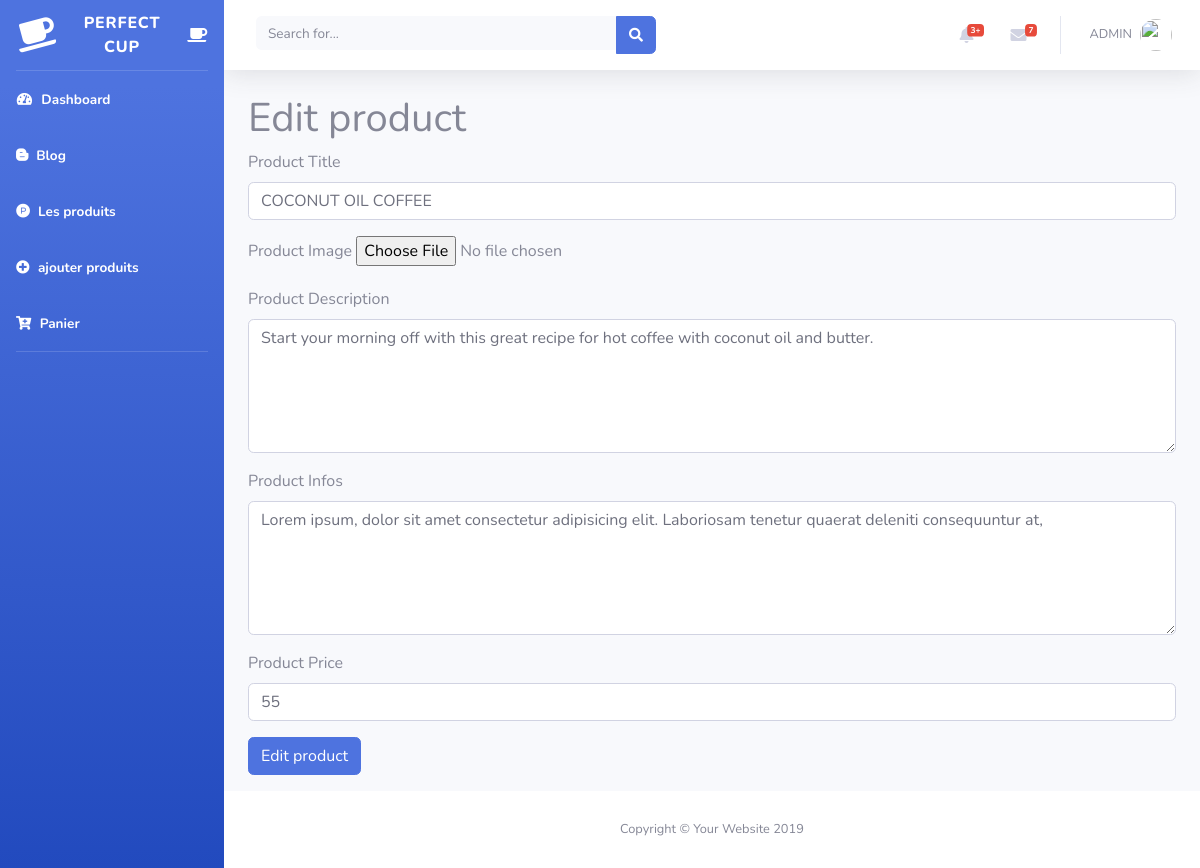
The page /admin/edit_product.php?edit=1 on the database its author committed.
### tables this page shows
CREATE TABLE `produits` (
  `product_id` int(3) NOT NULL,
  `product_title` varchar(255) NOT NULL,
  `product_image` text NOT NULL,
  `product_desc` text NOT NULL,
  `product_info` text NOT NULL,
  `product_price` int(3) NOT NULL,
  `product_date` date NOT NULL DEFAULT current_timestamp()
);

### admin/edit_product.php (the view, shortened to what this page needs)
<?php include "header.php" ?>
<?php include "navbar.php" ?>
<?php include "connect.php" ?>
<?php
if (isset($_GET['edit'])) {
    $prduct_id = $_GET['edit'];
}
$edit_query = "SELECT * FROM produits WHERE product_id = $prduct_id ";
$load_product_query = mysqli_query($connection,$edit_query);
while($row = mysqli_fetch_array($load_product_query)){
$p_id = $row['product_id'];
$p_title = $row['product_title'];
$p_desc = $row['product_desc'];
$p_info = $row['product_info'];
$p_price = $row['product_price'];
}
?>
            <div class="container-fluid">
                <div class="row">
                    <div class="col-lg-12">
                        <h1 class="page-header">
                            Edit product
                        </h1>
                    </div>
                </div>
             <form action="edit_product.php?edit=<?php echo $p_id ?>" method="post" enctype="multipart/form-data">
                    <div class="form-group">
                        <label for="title">Product Title</label>
                        <input type="text" value = "<?php echo $p_title ?>" class="form-control" name="product_title">
                    </div>
                    <div class="form-group">
                        <label for="product_image">Product Image</label>
                        <input type="file"  name="image">
                    </div>
                    <div class="form-group">
                        <label for="product_desc">Product Description</label>
                        <textarea class="form-control" name="product_desc" id="" cols="30" rows="5"><?php echo $p_desc ?></textarea>
                    </div>
                    <div class="form-group">
                        <label for="product_info">Product Infos</label>
                        <textarea class="form-control" name="product_info" id="" cols="30" rows="5"><?php echo $p_info ?></textarea>
                    </div>
                    <div class="form-group">
                        <label for="product_price">Product Price</label>
                        <input type="number" value = "<?php echo $p_price ?>" class="form-control" name="product_price">
                    </div>
                    <div class="form-group">
                        <input class="btn btn-primary" type="submit" name="edit_product" value="Edit product">
                    </div>
            </form>
            </div>
            <?php include "footer.php" ?>

### rows shown on the page
produits: product_title "COCONUT OIL COFFEE", product_desc "Start your morning off with this great recipe for hot coffee with coconut oil and butter.", product_info "Lorem ipsum, dolor sit amet consectetur adipisicing elit. Laboriosam tenetur quaerat deleniti consequuntur at,", product_price "55"
